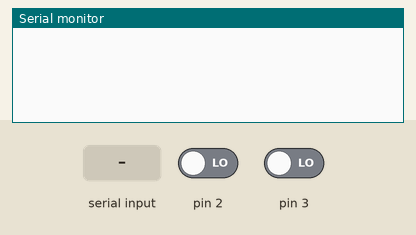
A sketch run on a simulated Arduino Uno, built with avr-gcc and run on an emulated ATmega328P. Shown: the last lines printed to the serial monitor. The test bench sets the inputs (shaded band); at power-on: pin 3 LOW, pin 2 LOW.

Above: at 1.2 s.
1.3 s: pin 3 driven HIGH
At 2.4 s:
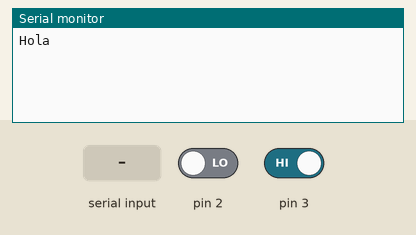
2.8 s: "1" received over Serial
At 3.6 s:
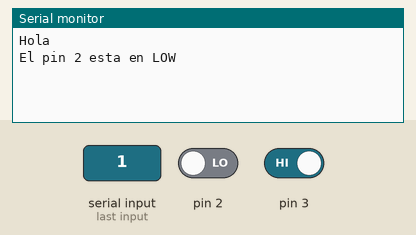

The sketch:

megaInterrupciones.ino
```cpp
volatile int  a = 0;
int contador = 0;

void function(){
a=3;

}

void setup() {
  Serial.begin(9600);
  //pinMode(3, INPUT_PULLUP);
  //digitalWrite(2, LOW);
  attachInterrupt(1, function , HIGH);
}

void loop() {
  if (Serial.available()){
  int valor = Serial.read();
  if (valor == 49){
  if (digitalRead(2)){
    Serial.println("El pin 2 esta en HIGH");
    } else {
    Serial.println("El pin 2 esta en LOW");
  }
  }

  }

//Serial.print("El valor de a es..");
//Serial.println(a);

if (a == 3){
  if (contador == 0){
  Serial.println("Hola");
  contador = contador + 1;
}
}


}
```

Measured:
- after the input at 1.3 s, the serial monitor: prints a new line at once (image 1)
- after the input at 2.8 s, the serial monitor: prints a new line at once (image 2)
